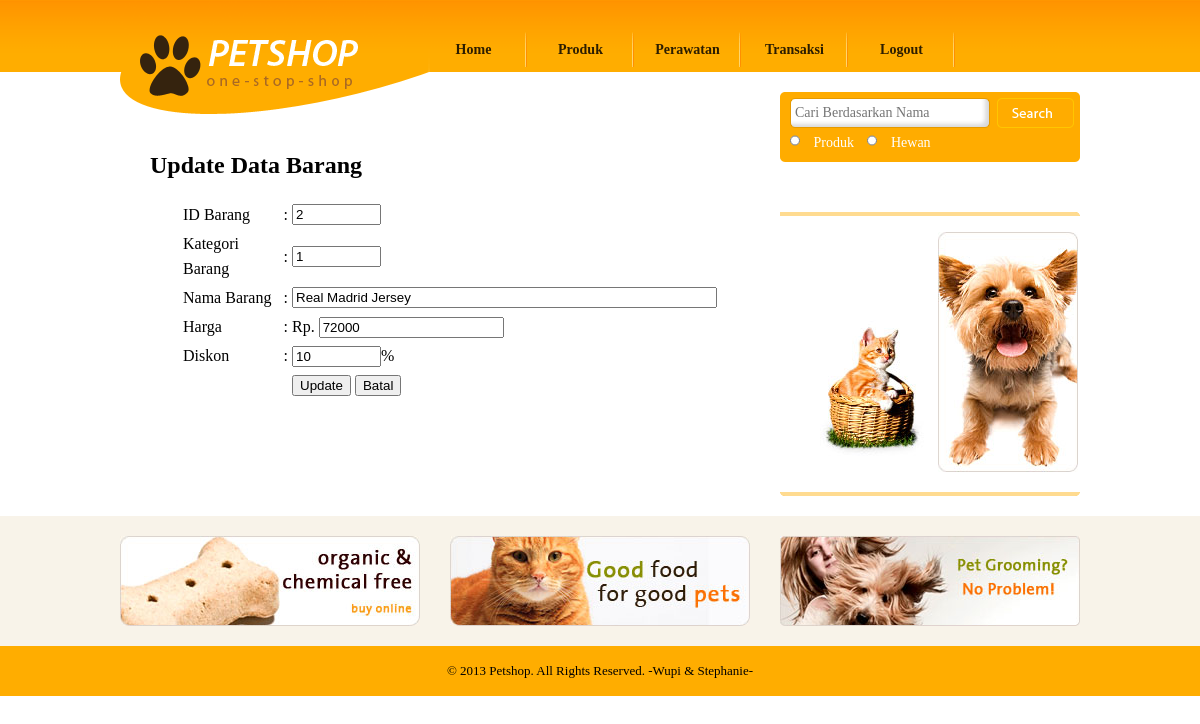
The page /form_update_barang.php?id_barang=2 on the database as committed earlier.
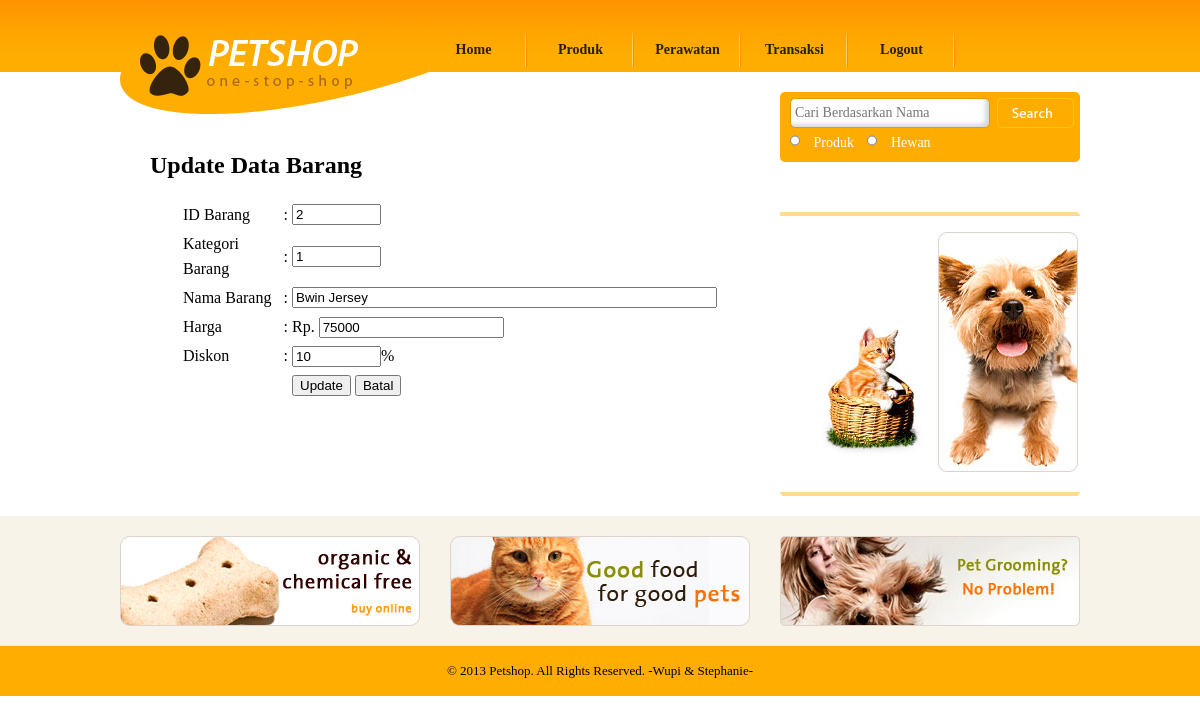
The same page on the database as committed later.
### tables this page shows
CREATE TABLE `barang` (
  `id_barang` int(11) NOT NULL,
  `id_kategori_barang` int(11) NOT NULL,
  `nama_barang` varchar(50) DEFAULT NULL,
  `direktori_gambar_barang` varchar(100) DEFAULT NULL,
  `harga_barang` double DEFAULT NULL,
  `diskon` float DEFAULT NULL,
  `stok` int(11) DEFAULT NULL,
  PRIMARY KEY (`id_barang`),
  KEY `id_kategori_barang` (`id_kategori_barang`),
  CONSTRAINT `barang_ibfk_1` FOREIGN KEY (`id_kategori_barang`) REFERENCES `kategori_barang` (`id_kategori_barang`)
);

### form_update_barang.php (the view, shortened to what this page needs)
<!DOCTYPE html PUBLIC "-//W3C//DTD XHTML 1.0 Transitional//EN" "http://www.w3.org/TR/xhtml1/DTD/xhtml1-transitional.dtd">
<html xmlns="http://www.w3.org/1999/xhtml">
<head>
	<link href="css/style.css" rel="stylesheet" type="text/css" />
</head>
<body>
<?php include "koneksi.php"; ?>
<?php include "header_pegawai.php"; ?>
	<div id="body">
	<div id="content">
	<div class="content">
	<div class="about">
		<h2>Update Data Barang</h2>
        <ul>
		<li>
		<form method="post" action="update_barang.php" class="login">
			<table width="90%"  align="center">
			<?php
	include "koneksi.php";
	$id_barang=$_GET['id_barang'];
	$tampil_barang=mysql_query("SELECT * FROM barang where id_barang='$id_barang'");
	$data=mysql_fetch_array($tampil_barang);
?>
			<tr>
				<td><label for="id">ID Barang</label></td>
				<td>:</td>
				<td>
				<input  name="id_barang" type="text" value="<?php echo $id_barang;?>" size="8" maxlength="8" readonly>
				</td>
			</tr>
			<tr>
				<td>Kategori Barang</td>
				<td>:</td>
				<td>
					<input name="id_kategori_barang" size=8 type="text" value="<?php echo $data['id_kategori_barang']; ?>" >
				</td>
			</tr>
			<tr>
				<td>Nama Barang</td>
				<td>:</td>
				<td>
				<input name="nama_barang" type="text" size=50 value="<?php echo $data['nama_barang'];?>" >
				</td>
			</tr>
			<tr>
				<td>Harga</td>
				<td>:</td>
				<td>
					Rp. <input type=text size=20 name="harga_barang" value="<?php echo $data['harga_barang'];?>">
				</td>
			</tr>
			<tr>
				<td>Diskon</td>
				<td>:</td>
				<td>
					<input name="diskon" size=8 type="text" value="<?php $data['diskon']=$data['diskon']*100; echo $data['diskon'];?>" >%
				</td>
			</tr>
			<tr>
				<td></td>
				<td></td>
				<td>
					<button type="submit" class="btn btn-primary">Update</button>
					<button type="submit" on.click=self.history.back()>Batal</button>
				</td>
			</tr>
			</table>
		</form>
									</li>
								 </ul>
						  </div>
						</div>
					    <div id="sidebar">
								<?php include "pegawai_cari.php"; ?>
                               <?php include "shoping_guide.php"; ?>
				   <?php include "iklan.php"; ?>
			<div id="footer">
			        <?php include "footer.php"; ?>
			</div>
</body>
</html>
</body>
</html>

Rows that differ between the two databases and show on the page:
changed barang: nama_barang "Real Madrid Jersey" → "Bwin Jersey"; harga_barang "72000" → "75000"
